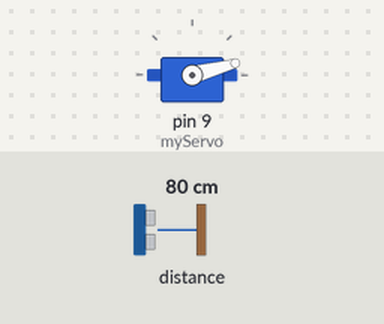
This sketch was run on a simulated Arduino Uno, built with avr-gcc and run on an emulated ATmega328P. Shown: servo. The test bench sets the inputs (shaded band); at power-on: distance to the obstacle 80 cm. What the sketch prints to the serial monitor is not drawn.

Above: at 0.05 s.
At 4.55 s:
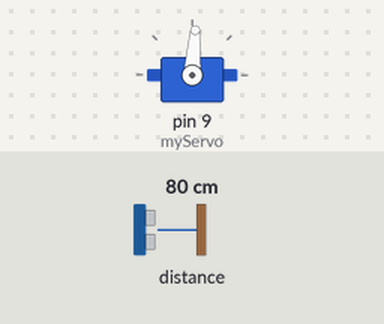
At 9.15 s:
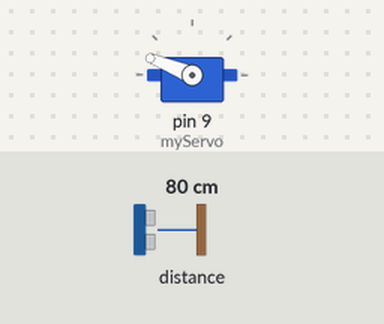
At 18.35 s:
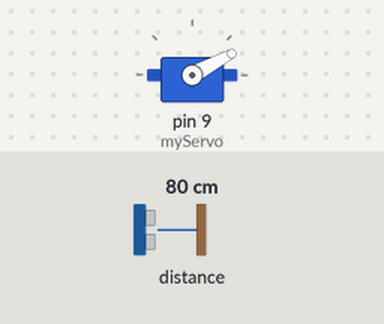
Timing chart, 0 to 24.9 s (numbered marks = the images above):
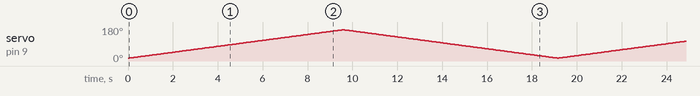

The sketch:

VL53L0X__lidar.ino
```cpp
#include <Wire.h>
#include <VL53L0X.h>

VL53L0X sensor;

#include <Servo.h>

Servo myServo; // Creates a servo object for controlling the servo motor
void setup() {

  Serial.begin(9600);
  myServo.attach(9); // Defines on which pin is the servo motor attached

//  Serial.begin(9600);
  Wire.begin();
  sensor.setTimeout(500);
  if (!sensor.init())
  {
    Serial.println("Failed to detect and initialize sensor!");
    while (1) {}
  }

  // Start continuous back-to-back mode (take readings as
  // fast as possible).  To use continuous timed mode
  // instead, provide a desired inter-measurement period in
  // ms (e.g. sensor.startContinuous(100)).
  sensor.startContinuous();
}
void loop() {
  // rotates the servo motor from 15 to 165 degrees
  for(int i=15;i<=165;i++){
  myServo.write(i);
  delay(30);


  Serial.print(i); // Sends the current degree into the Serial Port
  Serial.print(","); // Sends addition character right next to the previous value needed later in the Processing IDE for indexing
  Serial.print(sensor.readRangeContinuousMillimeters());
  if (sensor.timeoutOccurred()) { Serial.print(" TIMEOUT"); }
  // Sends the distance value into the Serial Port
  Serial.print("."); // Sends addition character right next to the previous value needed later in the Processing IDE for indexing
  }
  // Repeats the previous lines from 165 to 15 degrees
  for(int i=165;i>15;i--){
  myServo.write(i);
  delay(30);

  Serial.print(i);
  Serial.print(",");
  Serial.print(sensor.readRangeContinuousMillimeters());
  if (sensor.timeoutOccurred()) { Serial.print(" TIMEOUT"); }

  Serial.print(".");
  }
}
```
